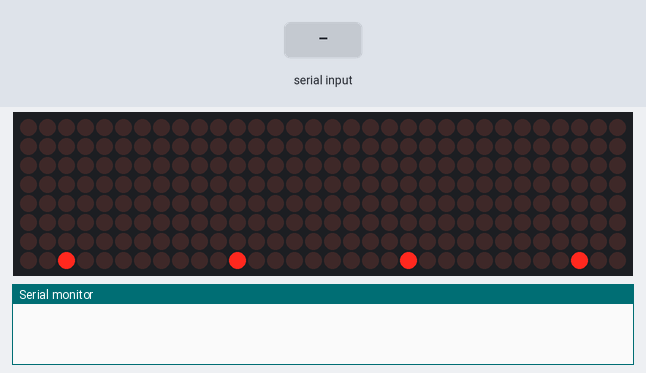
A sketch run on a simulated Arduino Uno, built with avr-gcc and run on an emulated ATmega328P. On the bench: 32×8 LED matrix, the last lines printed to the serial monitor. Inputs (shaded band) come from the test bench.

Above: at 1.2 s.
1.3 s: "0" received over Serial
At 1.42 s:
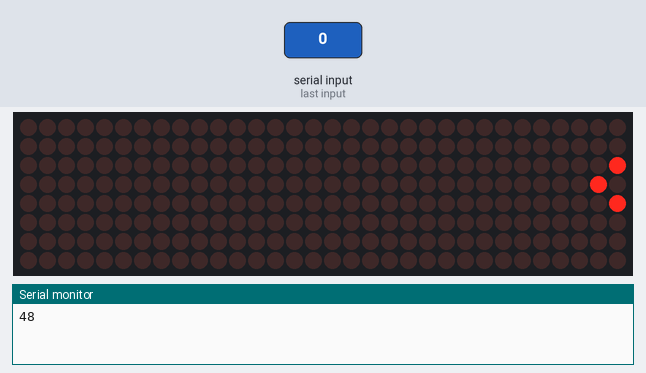
3.0 s: "1" received over Serial
At 3.14 s:
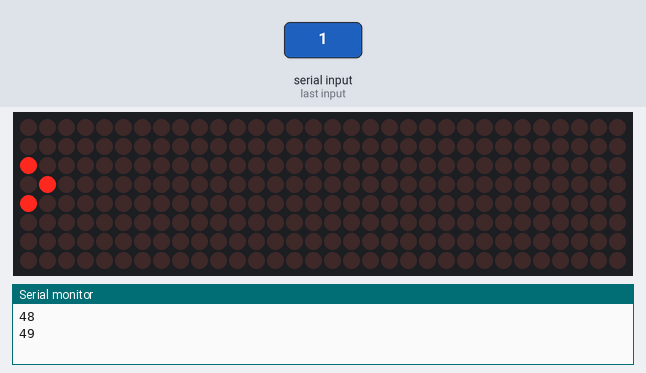
4.7 s: "3" received over Serial
At 6.0 s:
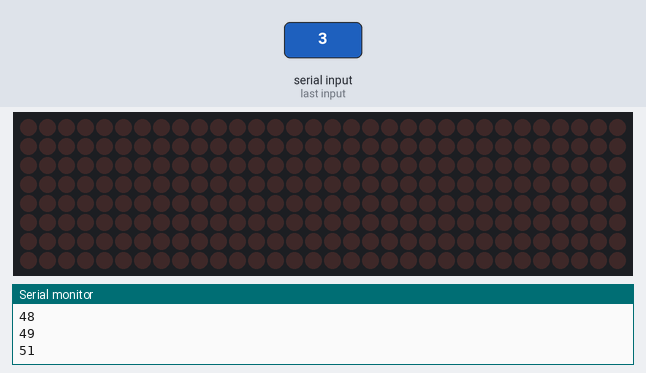
Timing chart, 0 to 7.7 s (numbered marks = the images above; inputs shaded):
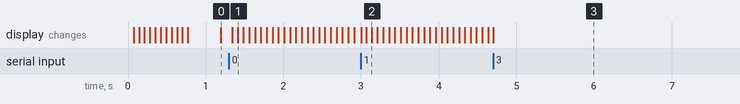

The sketch:

Final_Display.ino
```cpp
// Including the required Arduino libraries
#include <MD_Parola.h>
#include <MD_MAX72xx.h>
#include <SPI.h>

// Uncomment according to your hardware type
#define HARDWARE_TYPE MD_MAX72XX::FC16_HW
//#define HARDWARE_TYPE MD_MAX72XX::GENERIC_HW

// Defining size, and output pins
#define MAX_DEVICES 4
#define CS_PIN 10

// Create a new instance of the MD_Parola class with hardware SPI connection
MD_Parola myDisplay = MD_Parola(HARDWARE_TYPE, CS_PIN, MAX_DEVICES);

int state=2;
void setup() {


  Serial.begin(9600);

  myDisplay.begin();

  // Set the intensity (brightness) of the display (0-15)
  myDisplay.setIntensity(1);

  // Clear the display
  myDisplay.displayClear();

  myDisplay.displayScroll("^ ^ ^ ^ ^", PA_CENTER, PA_SCROLL_UP, 70);
}

void loop() {
  //Serial.println("Not available");
  if (myDisplay.displayAnimate()) {
    myDisplay.displayReset();
  }
 if(Serial.available() > 0){ // Checks whether data is comming from the serial port
    state = Serial.read(); // Reads the data from the serial port
  //Serial.println(state);
    if(state=='2'){
      myDisplay.displayClear();
      myDisplay.displayScroll("^ ^ ^ ^ ^", PA_CENTER, PA_SCROLL_UP, 75);
    }
    if(state=='3'){
      myDisplay.displayClear();
      myDisplay.displayText("STOP", PA_CENTER, 75, 100, PA_NO_EFFECT, PA_NO_EFFECT);
    }
    if(state=='0'){
      myDisplay.displayClear();
      myDisplay.displayScroll("< < < < < < < < < < < < < < < < < < < <", PA_CENTER, PA_SCROLL_LEFT, 75);
    }
    if(state=='1'){
      myDisplay.displayClear();
      myDisplay.displayScroll("> > > > > > > > > > > > > > > > > > > >", PA_CENTER, PA_SCROLL_RIGHT, 75);
    }
    Serial.println(state);
 }
}
```

Measured:
- after the input at 1.3 s, the display: first changes at once (image 1 shows a later state)
- after the input at 3.0 s, the display: first changes at once (image 2 shows a later state)
- after the input at 4.7 s, the display: changes at once (image 3)
